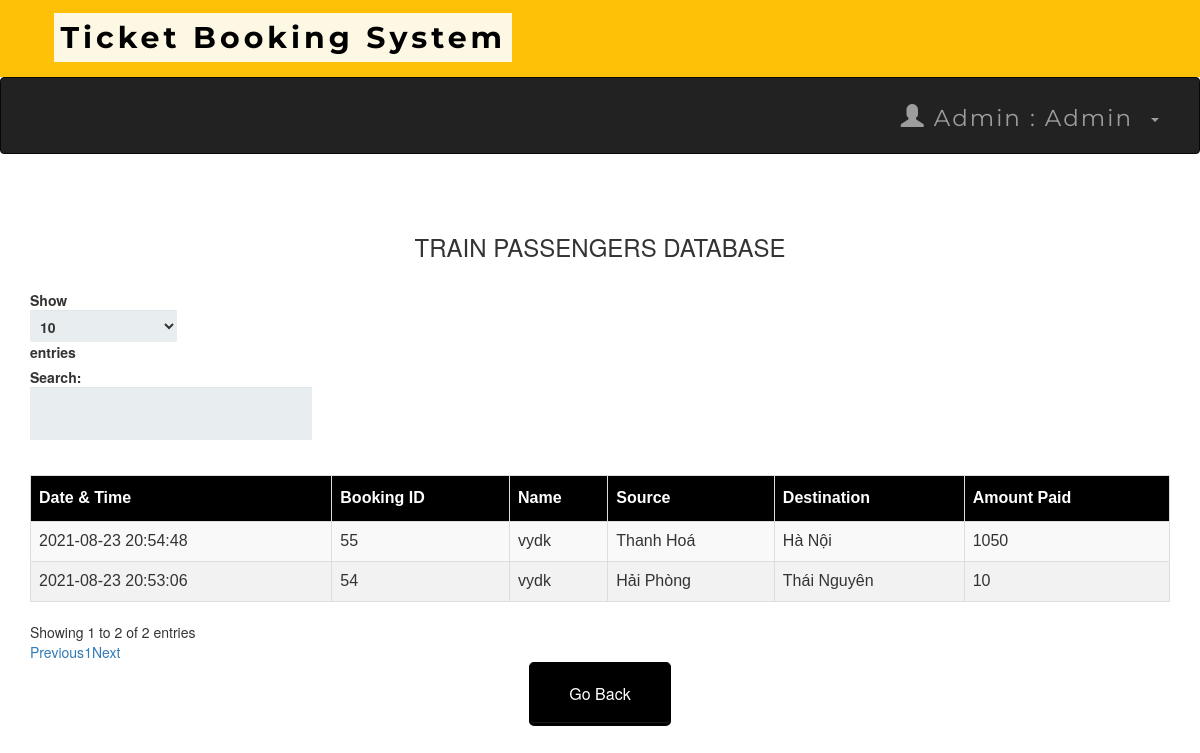
The app's page /admintraindb.php (signed in) with its own data.
### tables this page shows
CREATE TABLE `transactions` (
  `T_No.` int(10) NOT NULL,
  `email` varchar(50) NOT NULL,
  `source` varchar(50) NOT NULL,
  `dest` varchar(50) NOT NULL,
  `Name` varchar(50) NOT NULL,
  `Class` varchar(25) NOT NULL,
  `Type` varchar(25) NOT NULL,
  `NoOfpass` int(11) NOT NULL,
  `card_no` int(25) NOT NULL,
  `expmonth` int(2) NOT NULL,
  `expyear` int(2) NOT NULL,
  `cvv` int(3) NOT NULL,
  `pin` int(4) NOT NULL,
  `Date` datetime NOT NULL DEFAULT current_timestamp(),
  `Amt` int(10) NOT NULL,
  `Route` varchar(25) NOT NULL
);

### admintraindb.php (the view, shortened to what this page needs)
<?php
include 'connect.php';
include 'adminheader.php';
?>
<!DOCTYPE html>
<html>
<link rel='stylesheet' href='index.css'>
<head>
     <link rel="stylesheet" href="https://maxcdn.bootstrapcdn.com/bootstrap/3.3.6/css/bootstrap.min.css" />
     <link rel="stylesheet" href="https://cdn.datatables.net/1.10.12/css/dataTables.bootstrap.min.css" />
</head>
<body>
     <br /><br />
     <div class="container">
          <h3 align="center">TRAIN PASSENGERS DATABASE</h3>
          <br />
          <div class="table-responsive">
               <table id="data" class="table table-striped table-bordered">
                    <thead>
                         <tr>
                              <th> Date & Time</th>
                              <th> Booking ID </th>
                              <th> Name </th>
                              <th> Source </th>
                              <th> Destination </th>
                              <th> Amount Paid</th>
                         </tr>
                    </thead>
                    <tbody>
                         <?php
                         $result = mysqli_query($connect, "select * From transactions");
                         while ($row = mysqli_fetch_assoc($result)) :
                         ?>
                              <tr>
                                   <td><?php echo $row['Date']; ?></td>
                                   <td><?php echo $row['T_No.']; ?></td>
                                   <td><?php echo $row['Name']; ?></td>
                                   <td><?php echo $row['source']; ?></td>
                                   <td><?php echo $row['dest']; ?></td>
                                   <td><?php echo $row['Amt']; ?></td>
                              </tr>
                         <?php endwhile; ?>
                    </tbody>
               </table>
          </div>
     </div>
</body>
</html>
<table align='center'>
     <tr>
          <td><a href='admin.php'><button style="background-color: black ; border-color:black "><span style="color:white">Go Back </span> </button></a></td>
     </tr>

### index.css (style rules this page uses)
*, *:before, *:after { -moz-box-sizing: border-box; -webkit-box-sizing: border-box; box-sizing: border-box; }
a { text-decoration:none; }
td { text-align: center; }
button { padding: 19px 39px 18px 39px; color: #FFF; background-color: #a8db34; font-size: 18px; text-align: center; font-style: normal; border-radius: 5px; width: 100%; border: 1px solid #71db34; border-width: 1px 1px 3px; box-shadow: 0 -1px 0 rgba(255,255,255,0.1) inset; margin-bottom: 10px; }

### admintraindb.php (style rules this page uses)
table#data { font-size: 16px; font-family: "Trebuchet MS", Arial, Helvetica, sans-serif; border-collapse: collapse; border-spacing: 0; width: 100%; }
#data td, #data th { border: 1px solid #ddd; text-align: left; padding: 8px; }
#data tr:nth-child(even) { background-color: #f2f2f2 }
#data th { padding-top: 11px; padding-bottom: 11px; background-color: black; color: white; }

### records on screen
transactions: Date "2021-08-23 20:53:06", value "54", Name "vydk", source "Hải Phòng", dest "Thái Nguyên", Amt "10"
transactions: Date "2021-08-23 20:54:48", value "55", Name "vydk", source "Thanh Hoá", dest "Hà Nội", Amt "1050"

### other values on screen
$_SESSION['name'] "Admin"
